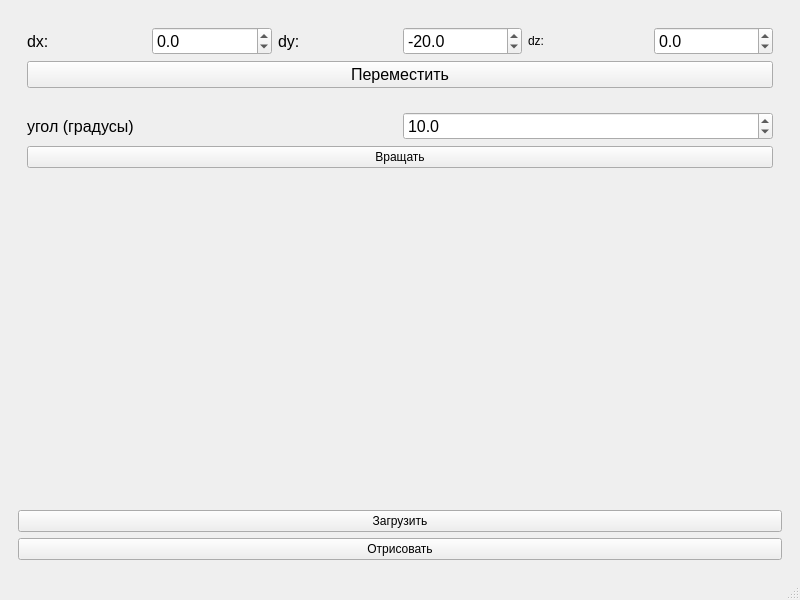
<?xml version="1.0" encoding="UTF-8"?>
<ui version="4.0">
 <class>MainWindow</class>
 <widget class="QMainWindow" name="MainWindow">
  <property name="geometry">
   <rect>
    <x>0</x>
    <y>0</y>
    <width>800</width>
    <height>600</height>
   </rect>
  </property>
  <property name="windowTitle">
   <string>MainWindow</string>
  </property>
  <widget class="QWidget" name="centralwidget">
   <layout class="QGridLayout" name="gridLayout">
    <item row="0" column="1">
     <widget class="QWidget" name="widget" native="true">
      <layout class="QVBoxLayout" name="verticalLayout_2">
       <item>
        <widget class="QWidget" name="widget_2" native="true">
         <layout class="QVBoxLayout" name="verticalLayout_3">
          <item>
           <layout class="QHBoxLayout" name="horizontalLayout_8">
            <property name="spacing">
             <number>6</number>
            </property>
            <item>
             <widget class="QLabel" name="label_12">
              <property name="sizePolicy">
               <sizepolicy hsizetype="Minimum" vsizetype="Preferred">
                <horstretch>0</horstretch>
                <verstretch>0</verstretch>
               </sizepolicy>
              </property>
              <property name="font">
               <font>
                <pointsize>12</pointsize>
               </font>
              </property>
              <property name="text">
               <string>dx:</string>
              </property>
             </widget>
            </item>
            <item>
             <widget class="QDoubleSpinBox" name="dx_dsp">
              <property name="font">
               <font>
                <pointsize>12</pointsize>
               </font>
              </property>
              <property name="frame">
               <bool>true</bool>
              </property>
              <property name="decimals">
               <number>1</number>
              </property>
              <property name="minimum">
               <double>-10000.000000000000000</double>
              </property>
              <property name="maximum">
               <double>10000.000000000000000</double>
              </property>
              <property name="singleStep">
               <double>10.000000000000000</double>
              </property>
             </widget>
            </item>
            <item>
             <widget class="QLabel" name="label_13">
              <property name="font">
               <font>
                <pointsize>12</pointsize>
               </font>
              </property>
              <property name="text">
               <string>dy:</string>
              </property>
             </widget>
            </item>
            <item>
             <widget class="QDoubleSpinBox" name="dy_dsp">
              <property name="font">
               <font>
                <pointsize>12</pointsize>
               </font>
              </property>
              <property name="frame">
               <bool>true</bool>
              </property>
              <property name="decimals">
               <number>1</number>
              </property>
              <property name="minimum">
               <double>-10000.000000000000000</double>
              </property>
              <property name="maximum">
               <double>10000.000000000000000</double>
              </property>
              <property name="singleStep">
               <double>10.000000000000000</double>
              </property>
              <property name="value">
               <double>-20.000000000000000</double>
              </property>
             </widget>
            </item>
            <item>
             <widget class="QLabel" name="label_5">
              <property name="text">
               <string>dz:</string>
              </property>
             </widget>
            </item>
            <item>
             <widget class="QDoubleSpinBox" name="dz_dsp">
              <property name="font">
               <font>
                <pointsize>12</pointsize>
               </font>
              </property>
              <property name="frame">
               <bool>true</bool>
              </property>
              <property name="decimals">
               <number>1</number>
              </property>
              <property name="minimum">
               <double>-10000.000000000000000</double>
              </property>
              <property name="maximum">
               <double>10000.000000000000000</double>
              </property>
              <property name="singleStep">
               <double>10.000000000000000</double>
              </property>
             </widget>
            </item>
           </layout>
          </item>
          <item>
           <widget class="QPushButton" name="moveModelBtn">
            <property name="font">
             <font>
              <pointsize>12</pointsize>
             </font>
            </property>
            <property name="text">
             <string>Переместить</string>
            </property>
           </widget>
          </item>
         </layout>
        </widget>
       </item>
       <item>
        <widget class="QWidget" name="widget_3" native="true">
         <layout class="QVBoxLayout" name="verticalLayout">
          <item>
           <layout class="QHBoxLayout" name="horizontalLayout_2">
            <item>
             <widget class="QLabel" name="label_14">
              <property name="sizePolicy">
               <sizepolicy hsizetype="Minimum" vsizetype="Preferred">
                <horstretch>0</horstretch>
                <verstretch>0</verstretch>
               </sizepolicy>
              </property>
              <property name="font">
               <font>
                <pointsize>12</pointsize>
               </font>
              </property>
              <property name="text">
               <string>угол (градусы)</string>
              </property>
             </widget>
            </item>
            <item>
             <widget class="QDoubleSpinBox" name="angle_dsp">
              <property name="font">
               <font>
                <pointsize>12</pointsize>
               </font>
              </property>
              <property name="frame">
               <bool>true</bool>
              </property>
              <property name="decimals">
               <number>1</number>
              </property>
              <property name="minimum">
               <double>-10000.000000000000000</double>
              </property>
              <property name="maximum">
               <double>10000.000000000000000</double>
              </property>
              <property name="singleStep">
               <double>10.000000000000000</double>
              </property>
              <property name="value">
               <double>10.000000000000000</double>
              </property>
             </widget>
            </item>
           </layout>
          </item>
          <item>
           <widget class="QPushButton" name="rotateModelBtn">
            <property name="text">
             <string>Вращать</string>
            </property>
           </widget>
          </item>
         </layout>
        </widget>
       </item>
       <item>
        <spacer name="verticalSpacer">
         <property name="orientation">
          <enum>Qt::Vertical</enum>
         </property>
         <property name="sizeHint" stdset="0">
          <size>
           <width>20</width>
           <height>40</height>
          </size>
         </property>
        </spacer>
       </item>
       <item>
        <widget class="QPushButton" name="loadModelBtn">
         <property name="text">
          <string>Загрузить</string>
         </property>
        </widget>
       </item>
       <item>
        <widget class="QPushButton" name="drawBtn">
         <property name="text">
          <string>Отрисовать</string>
         </property>
        </widget>
       </item>
      </layout>
     </widget>
    </item>
    <item row="0" column="0">
     <layout class="QVBoxLayout" name="layoutForGraphicsView"/>
    </item>
   </layout>
  </widget>
  <widget class="QMenuBar" name="menubar">
   <property name="geometry">
    <rect>
     <x>0</x>
     <y>0</y>
     <width>800</width>
     <height>22</height>
    </rect>
   </property>
  </widget>
  <widget class="QStatusBar" name="statusbar"/>
 </widget>
 <resources/>
 <connections/>
</ui>
